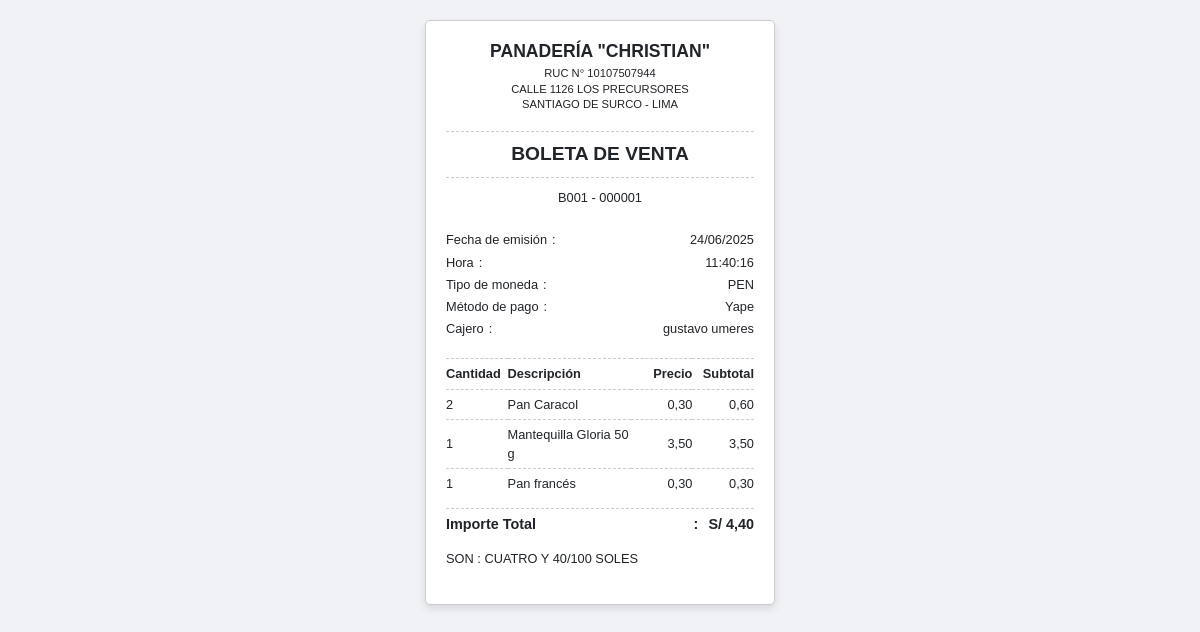
The page /panaderia/boletas/ver/1/ (signed in) on the database its author committed.
### gestion_ventas/models.py (models this page shows, shortened)
class Boleta(models.Model):
    id = models.AutoField(primary_key=True)
    fecha_emision = models.DateField()
    hora_emision = models.TimeField()
    metodo_pago = models.CharField(max_length=50)
    monto_total = models.DecimalField(max_digits=10, decimal_places=2)
    empleado = models.ForeignKey(Usuario, on_delete=models.CASCADE)
    estado = models.IntegerField(default=1)

class Usuario(models.Model):
    ESTADO_CHOICES = [
        (0, 'Inactivo'),
        (1, 'Activo'),
    ]
    id = models.AutoField(primary_key=True)
    username = models.CharField(max_length=30, unique=True)
    nombre = models.CharField(max_length=50)
    apellido = models.CharField(max_length=50)
    dni = models.IntegerField(unique=True)
    contrasena_hash = models.CharField(max_length=255)
    fecha_creacion = models.DateTimeField(default=timezone.now)
    estado = models.IntegerField(choices=ESTADO_CHOICES, default=1)

class DetalleBoleta(models.Model):
    id_boleta = models.ForeignKey(Boleta, on_delete=models.CASCADE)
    codigo_producto = models.ForeignKey(Producto, on_delete=models.CASCADE)
    cantidad = models.IntegerField()
    precio_unitario_venta = models.DecimalField(max_digits=10, decimal_places=2)
    monto_parcial = models.DecimalField(max_digits=10, decimal_places=2)
    class Meta:
        unique_together = (('id_boleta', 'codigo_producto'),)
        verbose_name = "Detalle de Boleta"
        verbose_name_plural = "Detalles de Boleta"

class Producto(models.Model):
    ESTADO_CHOICES = [
        (0, 'Inactivo'),
        (1, 'Activo'),
    ]
    codigo_producto = models.CharField(primary_key=True, max_length=10) # Ej: P001, A001
    nombre_producto = models.CharField(max_length=255)
    precio_unitario = models.DecimalField(max_digits=10, decimal_places=2)
    stock = models.IntegerField()
    categoria = models.ForeignKey(Categoria, on_delete=models.CASCADE)
    estado = models.IntegerField(choices=ESTADO_CHOICES, default=1)

### gestion_ventas/views.py (the view)
# urls.py: path('boletas/ver/<int:boleta_id>/', views.ver_boleta, name='ver_boleta'),
@login_required(login_url='gestion_ventas:acceso_denegado')
def ver_boleta(request, boleta_id):
    boleta, error_boleta = ejecutar_consulta_segura(lambda: get_object_or_404(Boleta, pk=boleta_id))
    if error_boleta:
        return error_bd(request, error_boleta)
    detalles_boleta, error_detalles = ejecutar_consulta_segura(lambda: boleta.detalleboleta_set.select_related('codigo_producto'))
    if error_detalles:
        return error_bd(request, error_detalles)
    context = {
        'boleta': boleta,
        'detalles_boleta': detalles_boleta,
        'importe_letras': numero_a_letras(boleta.monto_total)
    }
    return render(request, 'modulo_ventas/TemplateBoletaVenta.html', context)

### gestion_ventas/context_processors.py (called while the page is built)
def menu_privilegios(request):
    privilegios_usuario = set()
    if request.user.is_authenticated:
        try:
            privilegios_obj = UsuarioPrivilegio.objects.filter(
                usuario__username=request.user.username
            ).select_related('privilegio') # select_related optimiza la consulta
            privilegios_usuario = {up.privilegio.nombre for up in privilegios_obj}
        except Exception:
            pass
    return {
        'user_privilegios': privilegios_usuario
    }

### gestion_ventas/views.py (called while the page is built)
def ejecutar_consulta_segura(consulta_func):
    error_en_bd = None
    resultado = None
    try:
        resultado = consulta_func()
    except (OperationalError, IntegrityError, DatabaseError) as e:
        logger.error(f"DATABASE ERROR caught in ejecutar_consulta_segura: {e}")
        logger.error(traceback.format_exc())
        error_en_bd = e # Pass the original exception object
    except Exception as e:
        logger.error(f"GENERAL ERROR caught in ejecutar_consulta_segura: {e}")
        logger.error(traceback.format_exc())
        error_en_bd = e # Pass the original exception object
    return resultado, error_en_bd

### gestion_ventas/templates/modulo_ventas/TemplateBoletaVenta.html (shortened to what this page needs)
<!DOCTYPE html>
<html lang="es">
<head>
    <link href="https://cdn.jsdelivr.net/npm/bootstrap@5.3.0/dist/css/bootstrap.min.css" rel="stylesheet">
</head>
<body>
    <div class="boleta-container">
        <div class="header-section">
            <h4 class="fw-bold">PANADERÍA "CHRISTIAN"</h4>
            <p>RUC N° 10107507944</p>
            <p>CALLE 1126 LOS PRECURSORES</p>
            <p>SANTIAGO DE SURCO - LIMA</p>
        </div>
        <div class="boleta-title">BOLETA DE VENTA</div>
        <div class="boleta-title numero">B001 - {{ boleta.id|stringformat:"06d" }}</div>
        <div class="boleta-details">
            <div class="info-row">
                <span class="label">Fecha de emisión</span> : <span class="value">{{ boleta.fecha_emision|date:"d/m/Y" }}</span>
            </div>
            <div class="info-row">
                <span class="label">Hora</span> : <span class="value">{{ boleta.hora_emision|time:"H:i:s" }}</span>
            </div>
            <div class="info-row">
                <span class="label">Tipo de moneda</span> : <span class="value">PEN</span>
            </div>
            <div class="info-row">
                <span class="label">Método de pago</span> : <span class="value">{{ boleta.metodo_pago }}</span>
            </div>
            <div class="info-row">
                <span class="label">Cajero</span> : <span class="value">{{ boleta.empleado.nombre }} {{ boleta.empleado.apellido }}</span>
            </div>
        </div>
        <table class="items-table">
            <thead>
                <tr>
                    <th>Cantidad</th>
                    <th>Descripción</th>
                    <th>Precio</th>
                    <th>Subtotal</th>
                </tr>
            </thead>
            <tbody>
                {% for detalle in detalles_boleta %}
                <tr>
                    <td>{{ detalle.cantidad }}</td>
                    <td>{{ detalle.codigo_producto.nombre_producto }}</td>
                    <td>{{ detalle.precio_unitario_venta|floatformat:2 }}</td>
                    <td>{{ detalle.monto_parcial|floatformat:2 }}</td>
                </tr>
                {% empty %}
                <tr>
                    <td colspan="4" style="text-align: center;">No hay productos en esta boleta.</td>
                </tr>
                {% endfor %}
            </tbody>
        </table>
        <div class="summary-section">
            <div class="summary-row total">
                <span class="label">Importe Total</span> : <span class="value">S/ {{ boleta.monto_total|floatformat:2 }}</span>
            </div>
        </div>
        <p class="importe-letras">SON : {{ importe_letras|upper }}</p>
    </div>
</body>
</html>

### gestion_ventas/templates/modulo_ventas/TemplateBoletaVenta.html (style rules this page uses)
body { font-family: Arial, sans-serif; background-color: #f0f2f5; display: flex; flex-direction: column; justify-content: flex-start; align-items: center; min-height: 100vh; padding: 20px; }
.boleta-container { width: 100%; max-width: 350px; background-color: #fff; border: 1px solid #ccc; padding: 20px; box-shadow: 0 4px 8px rgba(0, 0, 0, 0.1); border-radius: 5px; margin-bottom: 20px; }
.header-section { text-align: center; margin-bottom: 20px; }
.header-section h4 { font-size: 1.1em; margin-bottom: 5px; font-weight: bold; }
.header-section p { font-size: 0.7em; line-height: 1.2; margin-bottom: 2px; }
.boleta-title { text-align: center; font-size: 1.2em; font-weight: bold; margin: 15px 0 10px 0; border-top: 1px dashed #ccc; border-bottom: 1px dashed #ccc; padding: 8px 0; }
.boleta-title.numero { font-size: 0.8em; font-weight: normal; margin-top: -8px; margin-bottom: 15px; border: none; }
.info-row { display: flex; justify-content: space-between; font-size: 0.8em; margin-bottom: 3px; }
.info-row .label { font-weight: normal; flex-shrink: 0; margin-right: 5px; }
.info-row .value { font-weight: normal; text-align: right; flex-grow: 1; }
.items-table { width: 100%; border-collapse: collapse; margin-top: 20px; font-size: 0.8em; }
.items-table th, .items-table td { border-top: 1px dashed #ccc; border-bottom: none; padding: 5px 0; text-align: center; }
.items-table th:first-child, .items-table td:first-child { text-align: left; width: 20%; }
.items-table th:nth-child(2), .items-table td:nth-child(2) { text-align: left; }
.items-table th:nth-child(3), .items-table td:nth-child(3) { text-align: right; width: 20%; }
.items-table th:nth-child(4), .items-table td:nth-child(4) { text-align: right; width: 20%; }
.items-table thead th { font-weight: bold; border-bottom: 1px dashed #ccc; }
.summary-row { display: flex; justify-content: space-between; font-size: 0.8em; margin-top: 5px; border-top: 1px dashed #ccc; padding-top: 5px; }
.summary-row.total { font-weight: bold; font-size: 0.9em; margin-top: 10px; border-top: 1px dashed #ccc; padding-top: 5px; }
.summary-row .label { text-align: left; flex-grow: 1; }
.summary-row .value { text-align: right; flex-shrink: 0; margin-left: 10px; }
.importe-letras { font-size: 0.8em; text-align: left; margin-top: 15px; line-height: 1.3; }

### rows shown on the page
Boleta: id "000001", fecha_emision "24/06/2025", hora_emision "11:40:16", metodo_pago "Yape", empleado.nombre "gustavo", empleado.apellido "umeres", monto_total "4,40"
DetalleBoleta: cantidad "2", codigo_producto.nombre_producto "Pan Caracol", precio_unitario_venta "0,30", monto_parcial "0,60"
DetalleBoleta: cantidad "1", codigo_producto.nombre_producto "Mantequilla Gloria 50 g", precio_unitario_venta "3,50", monto_parcial "3,50"
DetalleBoleta: cantidad "1", codigo_producto.nombre_producto "Pan francés", precio_unitario_venta "0,30", monto_parcial "0,30"

### other values the page prints
{{ importe_letras|upper }} "CUATRO Y 40/100 SOLES"
